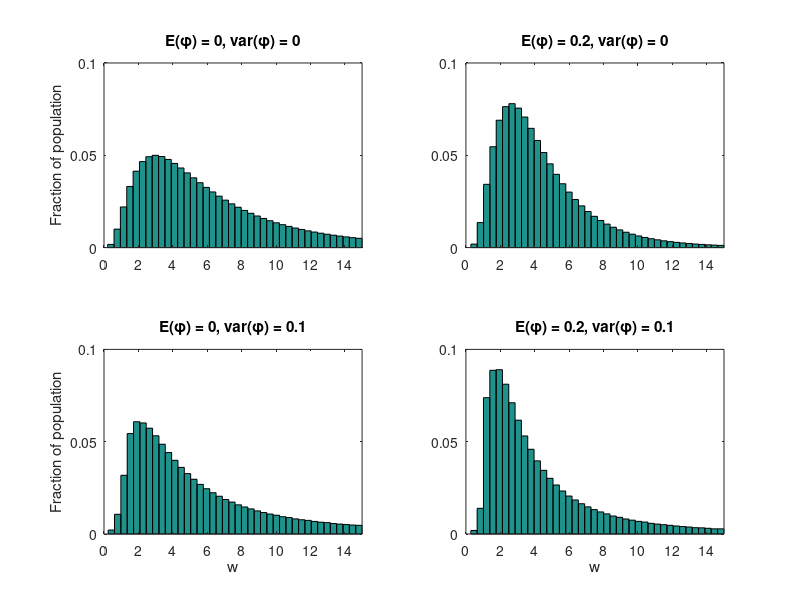

MATLAB code to generate this figure:
% PLOTS HISTOGRAMS OF WAGE DISTRIBUTIONS FOR VARIOUS PHI DISTRIBUTIONS
% 
% This script shows how preference heterogeneity affects the optimal
% marginal tax rate (mtr). We suppose agents have the utility function
% U_i(c,l) = theta_i*u(c)-v(l), where u(c) = (c^(1-gamma)-1)/(1-gamma),
% v(l) = l^sigma/sigma, and l = y/w_i; thus there are two dimensions of
% heterogeneity: skill (w_i) and tastes (theta_i). This utility function is
% observationally equivalent to the pure preference cardinalization
% U_i(c,l) = theta_i^(1-mu)*u(c)-theta^(-mu)*v(l), with
% mu=(sigma-1)/(sigma+gamma-1). Agents are characterized by
% lambda_i=(theta_i*w_i^sigma)^(1/(sigma+gamma-1)), which is their optimal
% income given a laissez faire tax regime, with 
% theta_i = lambda_i^((sigma+gamma-1)*phi_i) and 
% w_i = lambda_i^((sigma+gamma-1)*(1-phi_i)/sigma).
% 
% This script finds plots the frequencies of w for various phi
% distributions, and calculates the optimal marginal tax rate associated
% with each distribution. 
% 
% For more on the derivation of the formulas herein, see the accompanying
% file notes_numeric_optimization.pdf.
% 
% REQUIRED PACKAGES
%   COMPECON (www4.ncsu.edu/~pfackler/compecon/toolbox.html)
% 
% REQUIRED FUNCTIONS
%   COMPUTEYJACROW
%   LAGRANGIAN
%   LOADCOMPECON
%   SIMULATEAGENTS
%   UTILDERIV
%   YJACOBIAN
%   YSTAR

clear all;
clc;

% Customizeable options:
nAgents = 1000;
nPhi = 50;
% nAgents = 50;       % for optimal tax calculation
% nPhi = 10;          % for optimal tax calculation
nBins = 40;

global GAMMA SIGMA;     % declare global parameters
GAMMA = 1;
SIGMA = 3;

% Draw lambdas for constant phi
mu = 1.65;
sd = 0.75;
stepsize = 1/(nAgents*nPhi);
draws = (stepsize/2:stepsize:1-stepsize/2)';
lambdaArray = logninv(draws,mu,sd);

wUB = 15;                                   % upper bound of horiz axis
freqUB = 5000;
axisBnds = [0 wUB 0 freqUB];
options = optimset('Display', 'iter');      % set optimization options
yTicks = [0; 0.5; 1]*freqUB;


%% Mirrlees benchmark: E(phi) = 0, var(phi) = 0
phiBar = 0;
wArray = lambdaArray.^((SIGMA+GAMMA-1)*(1-phiBar)/SIGMA);

subplot(2,2,1);
hist(wArray(wArray < wUB),nBins);
axis(axisBnds);
title('E(\phi) = 0, var(\phi) = 0');
set(gca,'YTick',yTicks,'YTickLabel',yTicks/(nAgents*nPhi));
ylabel('Fraction of population');

% % Find optimal MTR
% sol = [2.8; 0.5; 0.2]; % first guess of solution to lagrangian: [a; b; q]
% thetaArray = lambdaArray.^((SIGMA + GAMMA - 1)*phiBar);
% sol = fsolve(@(x)lagrangian(x,thetaArray,lambdaArray),sol,options);
% mtrArray(1) = 1-sol(2)


%% E(phi) = 0.2, var(phi) = 0
phiBar = 0.2;
wArray = lambdaArray.^((SIGMA+GAMMA-1)*(1-phiBar)/SIGMA);

subplot(2,2,2);
hist(wArray(wArray < wUB),nBins);
axis(axisBnds);
title('E(\phi) = 0.2, var(\phi) = 0');
set(gca,'YTick',yTicks,'YTickLabel',yTicks/(nAgents*nPhi));

% % Find optimal MTR
% sol = [1.8; 0.7; 0.4]; % first guess of solution to lagrangian: [a; b; q]
% thetaArray = lambdaArray.^((SIGMA + GAMMA - 1)*phiBar);
% sol = fsolve(@(x)lagrangian(x,thetaArray,lambdaArray),sol,options);
% mtrArray(2) = 1-sol(2)


%% Prep for variable phi
stepsize = 1/nAgents;
draws = (stepsize/2:stepsize:1-stepsize/2)';
lambdaArray = logninv(draws,mu,sd);

% Generate normal draws for phi distribution
stepsize = 1/nPhi;
draws = (stepsize/2:stepsize:1-stepsize/2)';
normArray = norminv(draws,0,1);


%% E(phi) = 0, var(phi) = 0.1
lambdaMat = repmat(lambdaArray,1,nPhi);
phiArray = sqrt(0.1)*normArray;
phiMat = repmat(phiArray',nAgents,1);
wMat = lambdaMat.^((SIGMA+GAMMA-1)*(1-phiMat)/SIGMA);
wArray = wMat(:);
subplot(2,2,3);
hist(wArray(wArray < wUB),nBins);
axis(axisBnds);
title('E(\phi) = 0, var(\phi) = 0.1');
set(gca,'YTick',yTicks,'YTickLabel',yTicks/(nAgents*nPhi));
xlabel('w');
ylabel('Fraction of population');

% Find optimal MTR
% sol = [2.2; 0.6; 0.2]; % first guess of solution to lagrangian: [a; b; q]
% thetaMat = lambdaMat.^((SIGMA + GAMMA - 1)*phiMat);
% thetaArray = thetaMat(:);
% lambdaArray = lambdaMat(:);
% sol = fsolve(@(x)lagrangian(x,thetaArray,lambdaArray),sol,options);
% mtrArray(3) = 1-sol(2)


%% E(phi) = 0.2, var(phi) = 0.1
lambdaMat = repmat(lambdaArray,1,nPhi);
phiArray = sqrt(0.1)*normArray+0.2;
phiMat = repmat(phiArray',nAgents,1);
wMat = lambdaMat.^((SIGMA+GAMMA-1)*(1-phiMat)/SIGMA);
wArray = wMat(:);
subplot(2,2,4);
hist(wArray(wArray < wUB),nBins);
axis(axisBnds);
title('E(\phi) = 0.2, var(\phi) = 0.1');
set(gca,'YTick',yTicks,'YTickLabel',yTicks/(nAgents*nPhi));
xlabel('w');

% % Find optimal MTR
% sol = [1.8; 0.7; 0.4]; % first guess of solution to lagrangian: [a; b; q]
% thetaMat = lambdaMat.^((SIGMA + GAMMA - 1)*phiMat);
% thetaArray = thetaMat(:);
% lambdaArray = lambdaMat(:);
% sol = fsolve(@(x)lagrangian(x,thetaArray,lambdaArray),sol,options);
% mtrArray(4) = 1-sol(2)
